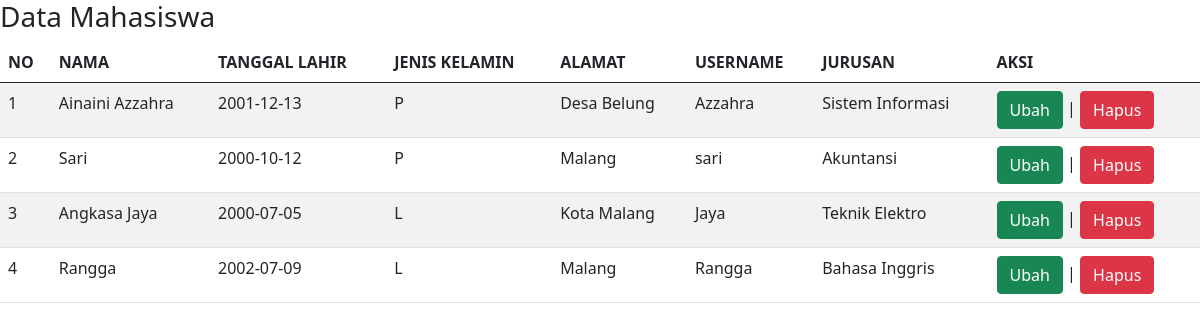
/tampil_mahasiswa.php, run on an earlier commit of the app's database.
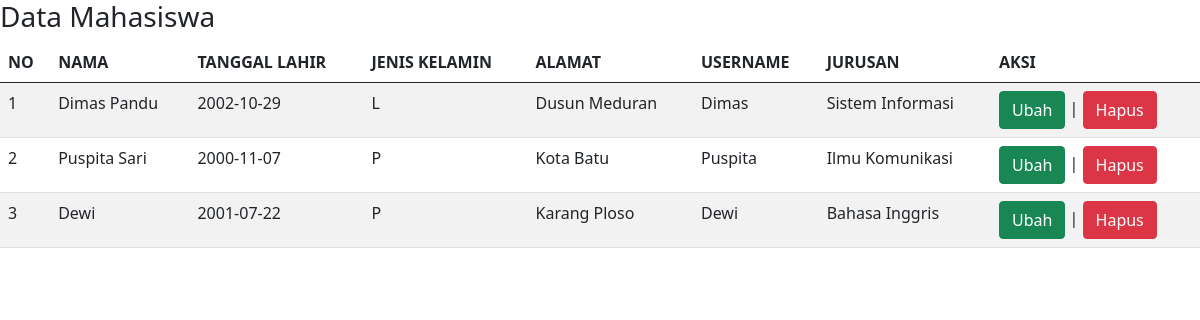
And on a later commit of the database.
### tables this page shows
CREATE TABLE `mahasiswa` (
  `id_mhs` int(11) NOT NULL,
  `nama` varchar(100) NOT NULL,
  `tanggal_lahir` date NOT NULL,
  `jenis_kelamin` enum('L','P') NOT NULL,
  `alamat` text NOT NULL,
  `username` varchar(255) DEFAULT NULL,
  `password` varchar(255) DEFAULT NULL,
  `id_jurusan` int(11) NOT NULL
);

CREATE TABLE `jurusan` (
  `id_jurusan` int(11) NOT NULL,
  `nama_jurusan` varchar(20) NOT NULL,
  `angkatan` int(20) NOT NULL
);

### tampil_mahasiswa.php (the view, shortened to what this page needs)
<!DOCTYPE html>
<html>
<head>
	<link href="https://cdn.jsdelivr.net/npm/bootstrap@5.0.2/dist/css/bootstrap.min.css" rel="stylesheet">
</head>
<body>
    <h3>Data Mahasiswa</h3>
    <table class="table table-hover table-striped">
    	<thead>
    		<tr>
    			<th>NO</th>
    			<th>NAMA</th>
    			<th>TANGGAL LAHIR</th>
    			<th>JENIS KELAMIN</th>
    			<th>ALAMAT</th>
    			<th>USERNAME</th>
    			<th>JURUSAN</th>
    			<th>AKSI</th>
    		</tr>
    	</thead>
    	<tbody>
    		<?php
    		include "koneksi.php";
    		$qry_mahasiswa=mysqli_query($conn,"select * from mahasiswa join jurusan on jurusan.id_jurusan=mahasiswa.id_jurusan");
    		$no=0;
    		while($dt_mahasiswa=mysqli_fetch_array($qry_mahasiswa)){
            $no++;?>
               <tr>
               	  <td><?=$no?></td> <td><?=$dt_mahasiswa['nama']?></td> <td><?=$dt_mahasiswa['tanggal_lahir']?></td> <td><?=$dt_mahasiswa['jenis_kelamin']?></td> <td><?=$dt_mahasiswa['alamat']?></td> <td><?=$dt_mahasiswa['username']?></td> <td><?=$dt_mahasiswa['nama_jurusan']?></td>
               	  <td><a href="ubah_mahasiswa.php?id_mhs=<?=$dt_mahasiswa['id_mhs']?>" class="btn btn-success">Ubah</a> | <a href="hapus_mahasiswa.php?id_mhs=<?=$dt_mahasiswa['id_mhs']?>" onclick="return confirm('Apakah anda yakin menghapus data ini?')" class="btn btn-danger">Hapus</a></td>
               </tr>
               <?php
    		   }
               ?>
    	</tbody>
    </table>
</body>
</html>

What changed in the data, as far as the page shows it:
removed mahasiswa: nama "Sari", tanggal_lahir "2000-10-12", jenis_kelamin "P", alamat "Malang", username "sari", id_jurusan.nama_jurusan "Akuntansi"
removed mahasiswa: nama "Rangga", tanggal_lahir "2002-07-09", jenis_kelamin "L", alamat "Malang", username "Rangga", id_jurusan.nama_jurusan "Bahasa Inggris"
changed mahasiswa "Sistem Informasi": nama "Ainaini Azzahra" → "Dimas Pandu"; tanggal_lahir "2001-12-13" → "2002-10-29"; jenis_kelamin "P" → "L"; alamat "Desa Belung" → "Dusun Meduran"; username "Azzahra" → "Dimas"
changed mahasiswa: nama "Angkasa Jaya" → "Puspita Sari"; tanggal_lahir "2000-07-05" → "2000-11-07"; jenis_kelamin "L" → "P"; alamat "Kota Malang" → "Kota Batu"; username "Jaya" → "Puspita"; id_jurusan.nama_jurusan "Teknik Elektro" → "Ilmu Komunikasi"
added mahasiswa: nama "Dewi", tanggal_lahir "2001-07-22", jenis_kelamin "P", alamat "Karang Ploso", username "Dewi", id_jurusan.nama_jurusan "Bahasa Inggris"
